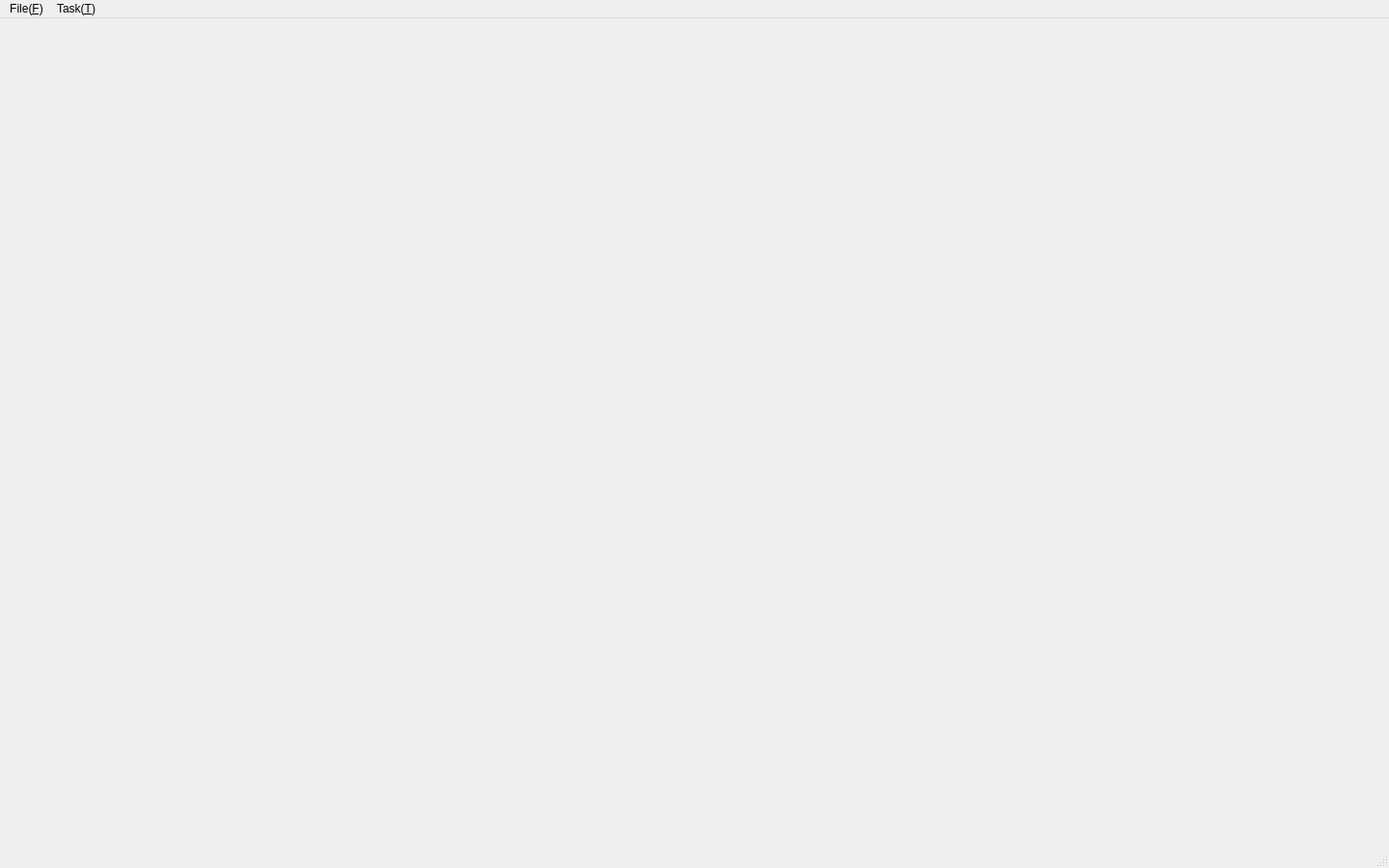
<?xml version="1.0" encoding="UTF-8"?>
<ui version="4.0">
 <class>MainWindow</class>
 <widget class="QMainWindow" name="MainWindow">
  <property name="geometry">
   <rect>
    <x>0</x>
    <y>0</y>
    <width>1440</width>
    <height>900</height>
   </rect>
  </property>
  <property name="windowTitle">
   <string>MainWindow</string>
  </property>
  <widget class="QWidget" name="centralwidget"/>
  <widget class="QMenuBar" name="menubar">
   <property name="geometry">
    <rect>
     <x>0</x>
     <y>0</y>
     <width>1440</width>
     <height>22</height>
    </rect>
   </property>
   <widget class="QMenu" name="menuFile_F">
    <property name="title">
     <string>File(&amp;F)</string>
    </property>
    <addaction name="actionOpen_Image"/>
    <addaction name="actionOpen_Folder"/>
   </widget>
   <widget class="QMenu" name="menuTask_T">
    <property name="title">
     <string>Task(&amp;T)</string>
    </property>
    <addaction name="actionClassification_C"/>
    <addaction name="actionDetection_D"/>
    <addaction name="actionSegmentation_M"/>
   </widget>
   <addaction name="menuFile_F"/>
   <addaction name="menuTask_T"/>
  </widget>
  <widget class="QStatusBar" name="statusbar"/>
  <action name="actionOpen_Image">
   <property name="text">
    <string>Open Image(&amp;I)</string>
   </property>
  </action>
  <action name="actionOpen_Folder">
   <property name="text">
    <string>Open Folder(&amp;F)</string>
   </property>
  </action>
  <action name="actionClassification_C">
   <property name="text">
    <string>Classification(&amp;C)</string>
   </property>
  </action>
  <action name="actionDetection_D">
   <property name="text">
    <string>Detection(&amp;D)</string>
   </property>
  </action>
  <action name="actionSegmentation_M">
   <property name="text">
    <string>Segmentation(&amp;M)</string>
   </property>
  </action>
 </widget>
 <resources/>
 <connections/>
</ui>
